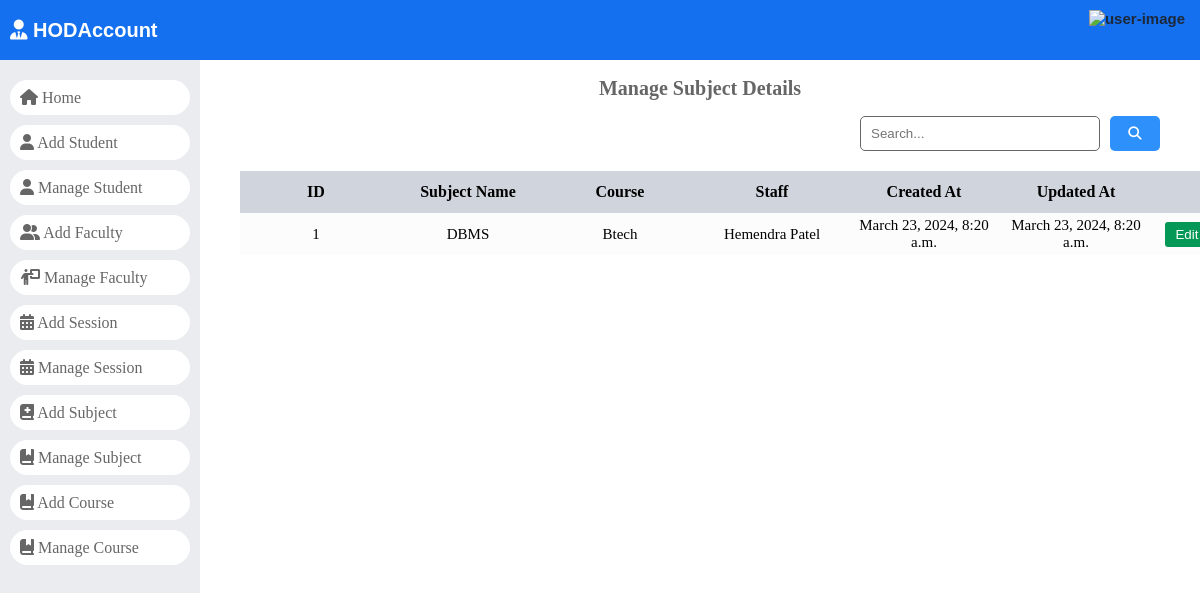
Page /manage_subject/ on the earlier database version.
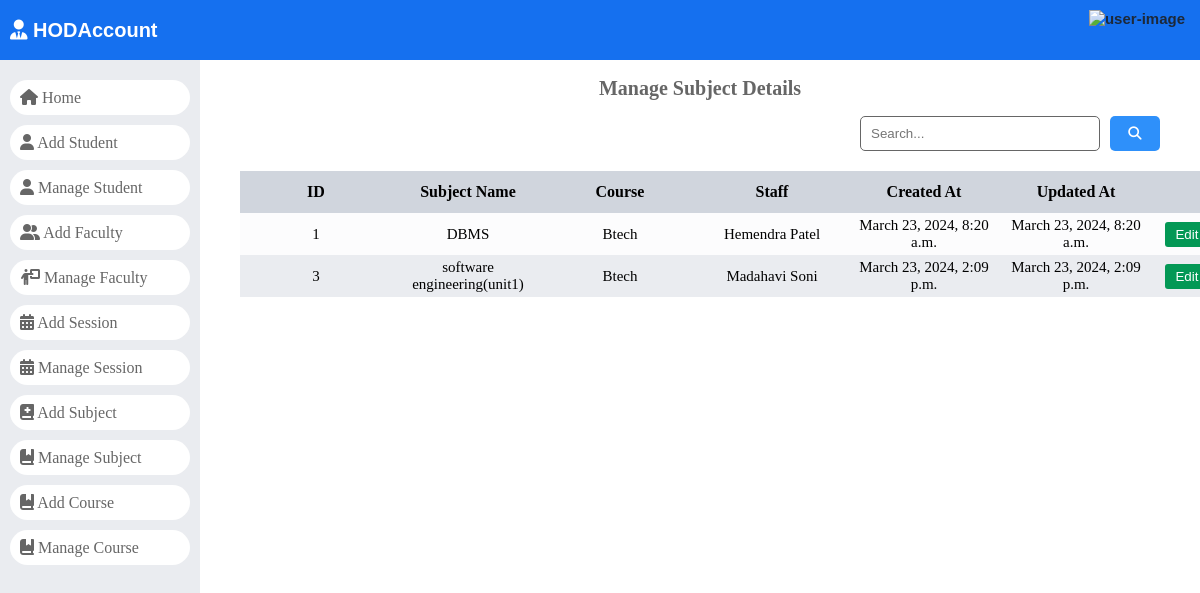
Same page on the later database version.
### dashboard/models.py (models this page shows)
class Subjects(models.Model):
	id =models.AutoField(primary_key=True)
	subject_name = models.CharField(max_length=255)
	course_id = models.ForeignKey(Courses, on_delete=models.CASCADE, default=1)
	staff_id = models.ForeignKey(CustomUser, on_delete=models.CASCADE)
	created_at = models.DateTimeField(auto_now_add=True)
	updated_at = models.DateTimeField(auto_now=True)
	objects = models.Manager()

class Courses(models.Model):
	id = models.AutoField(primary_key=True)
	course_name = models.CharField(max_length=255)
	created_at = models.DateTimeField(auto_now_add=True)
	updated_at = models.DateTimeField(auto_now=True)
	objects = models.Manager()

class CustomUser(AbstractUser):
	HOD = '1'
	STAFF = '2'
	STUDENT = '3'
	EMAIL_TO_USER_TYPE_MAP = {
		'hod': HOD,
		'staff': STAFF,
		'student': STUDENT
	}
	user_type_data = ((HOD, "HOD"), (STAFF, "Staff"), (STUDENT, "Student"))
	user_type = models.CharField(default=1, choices=user_type_data, max_length=10)

### dashboard/HodViews.py (the view)
# urls.py: path('manage_subject/', HodViews.manage_subject, name="manage_subject"),
def manage_subject(request):
    subjects = Subjects.objects.all()
    context = {
        "subjects": subjects
    }
    return render(request, 'Hod Page/manage_subject.html', context)

### dashboard/templates/Hod Page/manage_subject.html (shortened to what this page needs)
{% load static %}
<!DOCTYPE html>
<html lang="en">
    <head>
        <link
            rel="stylesheet"
            href="https://cdnjs.cloudflare.com/ajax/libs/font-awesome/6.5.1/css/all.min.css"
        />
        <link
            rel="stylesheet"
            href="{% static 'style.css' %}"
        />
    </head>
    <body>
        <header>
            <div>
                <a href="/">
                    <div class="logo">
                        <i class="fa-solid fa-user-tie"></i>
                        HODAccount
                    </div>
                </a>
            </div>
            {% include '../headerUser.html' %}
        </header>
        <div id="main">
            {% include './navigation.html' %}
            <div id="student_record">
                <div class="page-title">
                    <h2>Manage Subject Details</h2>
                </div>
                <div id="search-bar">
                    <form action="" method="GET" class="search-form" data-search-record="#subject-data">
                        <input type="search" name="search" id="search" placeholder="Search..." />
                        <button type="submit">
                            <i class="fa-solid fa-magnifying-glass"></i>
                        </button>
                    </form>
                </div>
                <div id="expese-record" class="record">
                    <table>
                        <thead>
                            <tr>
                                <th>ID</th>
                                <th>Subject Name</th>
                                <th>Course</th>
                                <th>Staff</th>
                                <th>Created At</th>
                                <th>Updated At</th>
                                <th>Action</th>
                            </tr>
                        </thead>
                        <tbody id="subject-data" >
                            {% for subject in subjects %}
                            <tr>
                                <td>{{ subject.id }}</td>
                                <td>
                                    {{ subject.subject_name }}
                                </td>
                                <td>
                                    {{ subject.course_id.course_name }}
                                </td>
                                <td>
                                    {{ subject.staff_id.first_name }}
                                    {{ subject.staff_id.last_name }}
                                </td>
                                <td>
                                    {{ subject.created_at }}
                                </td>
                                <td>
                                    {{ subject.updated_at }}
                                </td>
                                <td>
                                    <div class="action">
                                        <a
                                            href="{% url 'edit_subject' subject.id %}"
                                        >
                                            <button
                                                class="btn edit"
                                            >
                                                Edit
                                            </button>
                                        </a>
                                    </div>
                                </td>
                            </tr>
                            {% endfor %}
                        </tbody>
                    </table>
                </div>
            </div>
        </div>
    </body>
</html>

Differences in the rows shown:
added Subjects: id "3", subject_name "software engineering(unit1)", course_id.course_name "Btech", staff_id.first_name "Madahavi", staff_id.last_name "Soni", created_at "March 23, 2024, 2:09 p.m.", updated_at "March 23, 2024, 2:09 p.m."
